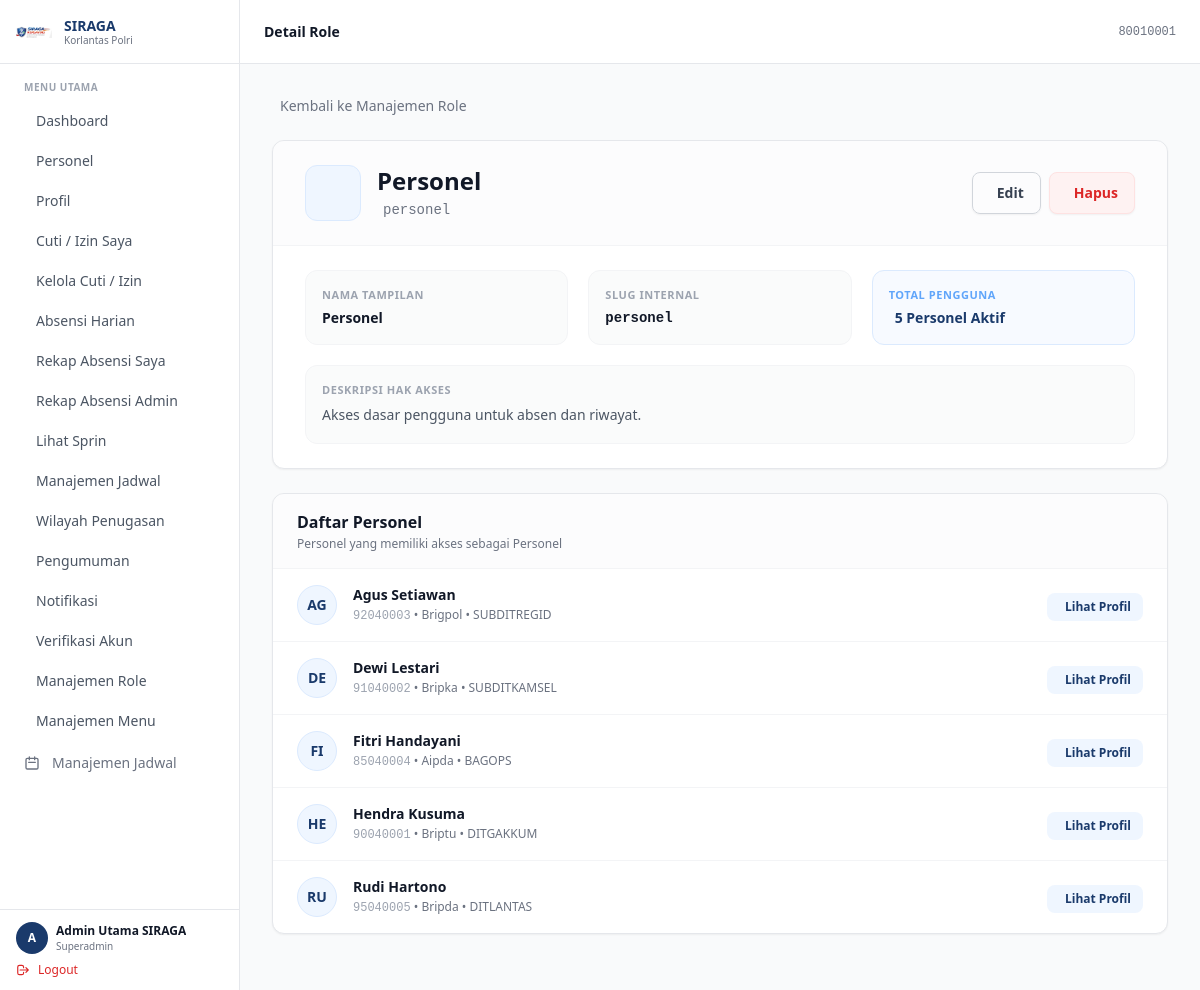
The app's page /accounts/roles/4/ (signed in) with its own data.
### accounts/models.py (models this page shows, shortened)
class MenuItem(models.Model):
    label = models.CharField(max_length=100, verbose_name='Label')
    path = models.CharField(max_length=200, blank=True, verbose_name='Path / URL Name')
    icon = models.CharField(max_length=100, blank=True, verbose_name='Icon')
    parent = models.ForeignKey(
        'self', on_delete=models.CASCADE, null=True, blank=True,
        related_name='submenus', verbose_name='Parent Menu'
    )
    sort_order = models.IntegerField(default=0, verbose_name='Sort Order')
    is_active = models.BooleanField(default=True, verbose_name='Active')
    class Meta:
        verbose_name = 'Menu Item'
        verbose_name_plural = 'Menu Items'
        ordering = ['sort_order', 'label']
    def get_url(self):
        try:
            return reverse(self.path)
        except NoReverseMatch:
            return self.path

class Personel(AbstractBaseUser, PermissionsMixin):
    ROLE_CHOICES = [
        ('personel', 'Personel'),
        ('operator', 'Operator'),
        ('pimpinan', 'Pimpinan'),
        ('superadmin', 'Superadmin'),
    ]
    PANGKAT_CHOICES = [
        ('Bharada', 'Bharada'),
        ('Bhayangkara', 'Bhayangkara'),
        ('Bripda', 'Bripda'),
        ('Briptu', 'Briptu'),
        ('Brigpol', 'Brigpol'),
        ('Bripka', 'Bripka'),
        ('Aipda', 'Aipda'),
        ('Aiptu', 'Aiptu'),
        ('Ipda', 'Ipda'),
        ('Iptu', 'Iptu'),
        ('AKP', 'AKP'),
        ('Kompol', 'Kompol'),
        ('AKBP', 'AKBP'),
        ('Kombespol', 'Kombespol'),
        ('Brigjen Pol', 'Brigjen Pol'),
        ('Irjen Pol', 'Irjen Pol'),
        ('Komjen Pol', 'Komjen Pol'),
        ('Jenderal Pol', 'Jenderal Pol'),
    ]
    nrp = models.CharField(max_length=20, unique=True, verbose_name='NRP')
    nama_lengkap = models.CharField(max_length=200, verbose_name='Nama Lengkap')
    email = models.EmailField(blank=True, verbose_name='Email')
    no_hp = models.CharField(max_length=20, blank=True, verbose_name='No. HP')
    pangkat = models.CharField(max_length=50, choices=PANGKAT_CHOICES, blank=True, verbose_name='Pangkat')
    jabatan = models.CharField(max_length=200, blank=True, verbose_name='Jabatan')
    satker = models.ForeignKey(
        Satker, on_delete=models.SET_NULL, null=True, blank=True,
        related_name='personel', verbose_name='Satuan Kerja'
    )
    role = models.CharField(max_length=20, choices=ROLE_CHOICES, default='personel', verbose_name='Role')
    role_obj = models.ForeignKey(
        Role, on_delete=models.SET_NULL, null=True, blank=True,
        related_name='personel_set', verbose_name='Role (Object)'
    )
    foto = models.ImageField(upload_to='foto_personel/', blank=True, null=True, verbose_name='Foto')
    is_active = models.BooleanField(default=False)
    status_verifikasi = models.CharField(
        max_length=20,
        choices=[('pending', 'Pending'), ('approved', 'Approved')],
        default='pending'
    )
    is_staff = models.BooleanField(default=False)
    tanggal_bergabung = models.DateTimeField(auto_now_add=True)
    tanggal_nonaktif = models.DateTimeField(null=True, blank=True, verbose_name='Tanggal Dinonaktifkan')
    alasan_nonaktif = models.TextField(blank=True, verbose_name='Alasan Dinonaktifkan')
    objects = PersonelManager()
    USERNAME_FIELD = 'nrp'
    REQUIRED_FIELDS = ['nama_lengkap']
    class Meta:
        verbose_name = 'Personel'
        verbose_name_plural = 'Personel'
        ordering = ['nama_lengkap']
    @property
    def is_superadmin(self):
        if self.role_obj:
            return self.role_obj.nama.lower() == 'superadmin'
        return self.role == 'superadmin'

class Role(models.Model):
    nama = models.CharField(max_length=100, unique=True, verbose_name='Nama Role')
    deskripsi = models.TextField(blank=True, verbose_name='Deskripsi')
    dibuat_pada = models.DateTimeField(default=timezone.now, verbose_name='Dibuat Pada')
    menus = models.ManyToManyField(MenuItem, blank=True, related_name='roles', verbose_name='Menu Access')
    display_label = models.CharField(max_length=100, blank=True, verbose_name='Display Label')
    class Meta:
        verbose_name = 'Role'
        verbose_name_plural = 'Role'
        ordering = ['nama']

class Satker(models.Model):
    nama = models.CharField(max_length=200)
    kode = models.CharField(max_length=20, unique=True)
    keterangan = models.TextField(blank=True)
    class Meta:
        verbose_name = "Satuan Kerja"
        verbose_name_plural = "Satuan Kerja"
        ordering = ['nama']

### accounts/views.py (the view)
# urls.py: path('roles/<int:pk>/', views.detail_role, name='detail_role'),
@cek_akses_menu('accounts:daftar_role')
def detail_role(request, pk):
    role = get_object_or_404(Role, pk=pk)
    pengguna_list = role.personel_set.filter(is_active=True).select_related('satker')
    return render(request, 'accounts/role/detail_role.html', {
        'role': role,
        'pengguna_list': pengguna_list,
    })

### accounts/context_processor.py (called while the page is built)
def jumlah_verifikasi(request):
    if request.user.is_authenticated and (request.user.is_superadmin or request.user.is_operator):
        count = Personel.objects.filter(status_verifikasi='pending').count()
        return {'jumlah_pending_verifikasi': count}
    return {'jumlah_pending_verifikasi': 0}

### notifikasi/context_processors.py (called while the page is built)
def notifikasi_unread_count(request):
    if request.user.is_authenticated:
        count = Notifikasi.objects.filter(user=request.user, is_read=False).count()
        return {'notif_unread_count': count}
    return {'notif_unread_count': 0}

### pengumuman/context_processors.py (called while the page is built)
def pengumuman_aktif(request):
    if request.user.is_authenticated:
        now = timezone.now()
        active_pengumuman = Pengumuman.objects.filter(is_active=True).filter(
            models.Q(periode_mulai__isnull=True) | models.Q(periode_mulai__lte=now)
        ).filter(
            models.Q(periode_selesai__isnull=True) | models.Q(periode_selesai__gte=now)
        )
        count = active_pengumuman.exclude(dibaca_oleh=request.user).count()
        return {'pengumuman_baru_count': count}
    return {}

### sprin/context_processors.py (called while the page is built)
def user_role(request):
    role = request.session.get('user_role', 'Operator')
    if role not in ['Operator', 'SDM', 'Pimpinan']:
        role = 'Operator'
    return {'user_role': role}

### templates/accounts/role/detail_role.html (shortened to what this page needs)
{% extends 'base.html' %}
{% block page_title %}Detail Role{% endblock %}
{% block content %}
<div class="max-w-4xl mx-auto flex flex-col gap-6">
  <div>
    <a href="{% url 'accounts:daftar_role' %}" class="inline-flex items-center gap-2 text-sm text-gray-500 hover:text-gray-900 font-medium transition-colors">
      Kembali ke Manajemen Role
    </a>
  </div>
  <div class="bg-white rounded-xl shadow-sm border border-gray-200 overflow-hidden">
    <div class="p-6 sm:px-8 border-b border-gray-100 flex flex-col sm:flex-row items-start sm:items-center justify-between gap-4 bg-gray-50/50">
      <div class="flex items-center gap-4">
        <div class="w-14 h-14 rounded-xl bg-blue-50 text-primary flex items-center justify-center shrink-0 border border-blue-100">
        </div>
        <div>
          <h1 class="text-2xl font-bold text-gray-900 leading-tight">{{ role.display_label|default:role.nama }}</h1>
          <p class="text-sm text-gray-500 font-mono mt-1 flex items-center gap-1.5">
            {{ role.nama }}
          </p>
        </div>
      </div>
      <div class="flex items-center gap-2 shrink-0 w-full sm:w-auto mt-2 sm:mt-0">
        <a href="{% url 'accounts:edit_role' role.pk %}" class="flex-1 sm:flex-none inline-flex items-center justify-center gap-2 px-4 py-2.5 rounded-lg border border-gray-300 text-sm font-bold text-gray-700 hover:bg-gray-50 transition-all shadow-sm">
          Edit
        </a>
        <a href="{% url 'accounts:hapus_role' role.pk %}" class="flex-1 sm:flex-none inline-flex items-center justify-center gap-2 px-4 py-2.5 rounded-lg bg-red-50 border border-red-100 text-sm font-bold text-red-600 hover:bg-red-100 transition-all shadow-sm">
          Hapus
        </a>
      </div>
    </div>
    <div class="p-6 sm:px-8 grid grid-cols-1 md:grid-cols-3 gap-5">
      <div class="bg-gray-50/80 rounded-xl border border-gray-100 p-4">
        <p class="text-[11px] font-semibold text-gray-400 uppercase tracking-wider mb-1">Nama Tampilan</p>
        <p class="text-sm font-bold text-gray-900">{{ role.display_label|default:"-" }}</p>
      </div>
      <div class="bg-gray-50/80 rounded-xl border border-gray-100 p-4">
        <p class="text-[11px] font-semibold text-gray-400 uppercase tracking-wider mb-1">Slug Internal</p>
        <p class="text-sm font-bold text-gray-900 font-mono">{{ role.nama }}</p>
      </div>
      <div class="bg-blue-50/50 rounded-xl border border-blue-100 p-4">
        <p class="text-[11px] font-semibold text-blue-400 uppercase tracking-wider mb-1">Total Pengguna</p>
        <p class="text-sm font-bold text-primary flex items-center gap-1.5">
            {{ pengguna_list.count }} Personel Aktif
        </p>
      </div>
      <div class="bg-gray-50/80 rounded-xl border border-gray-100 p-4 md:col-span-3">
        <p class="text-[11px] font-semibold text-gray-400 uppercase tracking-wider mb-1.5">Deskripsi Hak Akses</p>
        <p class="text-sm text-gray-600 leading-relaxed">{{ role.deskripsi|default:"Tidak ada deskripsi yang diatur untuk role ini." }}</p>
      </div>
    </div>
  </div>
  {% if pengguna_list %}
  <div class="bg-white rounded-xl border border-gray-200 shadow-sm overflow-hidden mb-8">
    <div class="px-6 py-4 border-b border-gray-100 bg-gray-50/50 flex flex-col sm:flex-row sm:items-center justify-between gap-2">
      <div>
        <h2 class="text-base font-bold text-gray-900">Daftar Personel</h2>
        <p class="text-xs text-gray-500 mt-0.5">Personel yang memiliki akses sebagai {{ role.display_label|default:role.nama }}</p>
      </div>
    </div>
    <div class="divide-y divide-gray-100">
      {% for personel in pengguna_list %}
      <div class="flex flex-col sm:flex-row sm:items-center gap-4 px-6 py-4 hover:bg-gray-50/60 transition-colors">
        <div class="flex items-center gap-4 flex-1 min-w-0">
            <div class="w-10 h-10 rounded-full bg-blue-50 text-primary flex items-center justify-center font-bold text-sm shrink-0 border border-blue-100">
            {% if personel.foto %}
                <img src="{{ personel.foto.url }}" alt="{{ personel.nama_lengkap }}" class="w-full h-full object-cover rounded-full">
            {% else %}
                {{ personel.nama_lengkap|slice:":2"|upper }}
            {% endif %}
            </div>
            <div class="min-w-0">
                <p class="text-sm font-bold text-gray-900 truncate">{{ personel.nama_lengkap }}</p>
                <p class="text-xs text-gray-500 truncate mt-0.5">
                    <span class="font-mono text-gray-400">{{ personel.nrp }}</span>
                    &bull; {{ personel.pangkat|default:"-" }}
                    &bull; {{ personel.satker.kode|default:"-" }}
                </p>
            </div>
        </div>
        <div class="shrink-0 pl-14 sm:pl-0">
            <a href="{% url 'accounts:detail_personel' personel.pk %}" class="inline-flex items-center gap-1.5 px-3 py-1.5 text-xs font-bold text-primary bg-blue-50 hover:bg-blue-100 rounded-lg transition-colors whitespace-nowrap">
                Lihat Profil
            </a>
        </div>
      </div>
      {% endfor %}
    </div>
  </div>
  {% endif %}
</div>
{% endblock %}

### templates/base.html (shortened to what this page needs)
<!DOCTYPE html>
<html lang="id" class="h-full">
<head>
  <script src="https://cdn.tailwindcss.com"></script>
  {% load static %}
  <link rel="stylesheet" href="{% static 'css/custom.css' %}" />
</head>
<body class="h-full bg-gray-50 text-gray-900 antialiased">
  {% if user.is_authenticated %}
  <div class="flex h-full min-h-screen">
    <aside id="sidebar"
      class="w-60 bg-white border-r border-gray-200 flex flex-col shrink-0 transition-all duration-300">
      <div class="flex items-center gap-3 h-16 px-4 border-b border-gray-200">
        {% load static %}
        <img src="{% static 'images/logo-siraga.png' %}" alt="SIRAGA" class="w-9 h-9 object-contain" />
        <div>
          <p class="text-sm font-bold text-[#1a3a6b] leading-tight">SIRAGA</p>
          <p class="text-[10px] text-gray-500 leading-tight">Korlantas Polri</p>
        </div>
      </div>
      <nav class="flex-1 overflow-y-auto px-3 py-4">
        <p class="text-[10px] font-semibold text-gray-400 uppercase tracking-wider px-3 mb-2">Menu Utama</p>
        <ul class="flex flex-col gap-0.5 mb-4">
          {% if user.is_authenticated and user.role_obj and user.role_obj.menus.all %}
            {% for menu in user.role_obj.menus.all %}
              {% if menu.is_active %}
              <li>
                <a href="{{ menu.get_url }}"
                  class="flex items-center gap-3 rounded-lg px-3 py-2 text-sm font-medium transition-colors mb-0.5
                  {% if request.path == menu.get_url %}bg-primary text-white shadow-sm{% else %}text-gray-600 hover:bg-gray-100 hover:text-gray-900{% endif %}">
                  <span class="truncate">{{ menu.label }}</span>
                </a>
              </li>
              {% endif %}
            {% endfor %}
          {% endif %}
          {% if user.role == 'superadmin' or user.role == 'pimpinan' %}
          <li>
            <a href="{% url 'schedules:calendar' %}"
              class="flex items-center gap-3 rounded-lg px-3 py-2.5 text-sm font-medium transition-colors
                    {% if request.resolver_match.app_name == 'schedules' %}bg-[#1a3a6b] text-white{% else %}text-gray-500 hover:bg-gray-100 hover:text-gray-900{% endif %}">
              <svg class="w-4 h-4 shrink-0" fill="none" stroke="currentColor" viewBox="0 0 24 24">
                <path stroke-linecap="round" stroke-linejoin="round" stroke-width="2"
                  d="M8 7V3m8 4V3m-9 8h10M5 21h14a2 2 0 002-2V7a2 2 0 00-2-2H5a2 2 0 00-2 2v12a2 2 0 002 2z" />
              </svg>
              Manajemen Jadwal
            </a>
          </li>
          {% endif %}
        </ul>
      </nav>
      <div class="px-4 py-3 border-t border-gray-200">
        <div class="flex items-center gap-2 mb-2">
          <div
            class="w-8 h-8 rounded-full bg-[#1a3a6b] flex items-center justify-center text-white text-xs font-bold shrink-0">
            {{ user.nama_lengkap|first|upper }}
          </div>
          <div class="min-w-0">
            <p class="text-xs font-semibold text-gray-900 truncate">{{ user.nama_lengkap }}</p>
            <p class="text-[10px] text-gray-500 truncate">{{ user.get_role_display }}</p>
          </div>
        </div>
        <a href="{% url 'accounts:logout' %}"
          class="flex items-center gap-2 text-xs text-red-600 hover:text-red-800 font-medium transition-colors">
          <svg class="w-3.5 h-3.5" fill="none" stroke="currentColor" viewBox="0 0 24 24">
            <path stroke-linecap="round" stroke-linejoin="round" stroke-width="2"
              d="M17 16l4-4m0 0l-4-4m4 4H7m6 4v1a3 3 0 01-3 3H6a3 3 0 01-3-3V7a3 3 0 013-3h4a3 3 0 013 3v1" />
          </svg>
          Logout
        </a>
      </div>
    </aside>
    <div class="flex-1 flex flex-col overflow-hidden">
      <header class="h-16 bg-white border-b border-gray-200 flex items-center px-6 shrink-0">
        <h2 class="text-sm font-semibold text-gray-900">{% block page_title %}Dashboard{% endblock %}</h2>
        <div class="ml-auto flex items-center gap-3">
          <span class="text-xs text-gray-500 font-mono">{{ user.nrp }}</span>
        </div>
      </header>
      <main class="flex-1 overflow-y-auto px-6 py-6">
        {% block content %}{% endblock %}
      </main>
    </div>
  </div>
  {% else %}
  {% block full_page %}{% endblock %}
  {% endif %}
</body>
</html>

### static/css/custom.css (style rules this page uses)
html { scroll-behavior: smooth; }

### records on screen
MenuItem: label "Dashboard"
MenuItem: label "Personel"
MenuItem: label "Profil"
MenuItem: label "Cuti / Izin Saya"
MenuItem: label "Kelola Cuti / Izin"
MenuItem: label "Absensi Harian"
MenuItem: label "Rekap Absensi Saya"
MenuItem: label "Rekap Absensi Admin"
MenuItem: label "Lihat Sprin"
MenuItem: label "Manajemen Jadwal"
MenuItem: label "Wilayah Penugasan"
MenuItem: label "Pengumuman"
MenuItem: label "Notifikasi"
MenuItem: label "Verifikasi Akun"
MenuItem: label "Manajemen Role"
MenuItem: label "Manajemen Menu"
Personel: nama_lengkap|first "A", nama_lengkap "Admin Utama SIRAGA", role "Superadmin", nrp "80010001"
Role: display_label "Personel", nama "personel", deskripsi "Akses dasar pengguna untuk absen dan riwayat."
Personel: nama_lengkap "AG", nama_lengkap "Agus Setiawan", nrp "92040003", pangkat "Brigpol", satker.kode "SUBDITREGID"
Personel: nama_lengkap "DE", nama_lengkap "Dewi Lestari", nrp "91040002", pangkat "Bripka", satker.kode "SUBDITKAMSEL"
Personel: nama_lengkap "FI", nama_lengkap "Fitri Handayani", nrp "85040004", pangkat "Aipda", satker.kode "BAGOPS"
Personel: nama_lengkap "HE", nama_lengkap "Hendra Kusuma", nrp "90040001", pangkat "Briptu", satker.kode "DITGAKKUM"
Personel: nama_lengkap "RU", nama_lengkap "Rudi Hartono", nrp "95040005", pangkat "Bripda", satker.kode "DITLANTAS"

### other values on screen
{{ pengguna_list.count }} "5"
